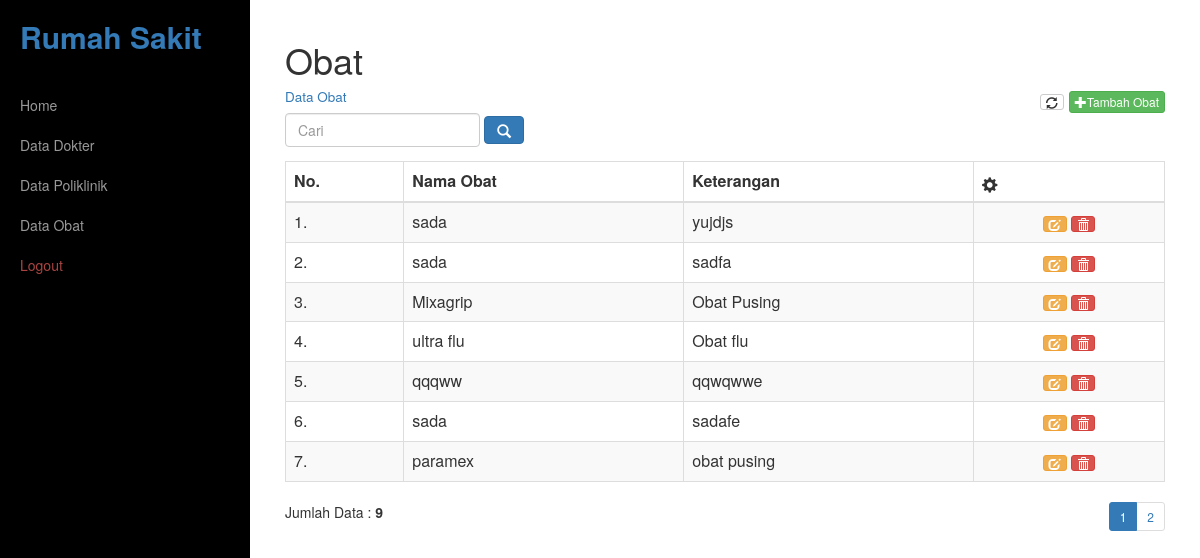
The page /obat/data.php (signed in) on the database its author committed.
### tables this page shows
CREATE TABLE `tb_obat` (
  `id_obat` varchar(50) NOT NULL,
  `nama_obat` varchar(200) NOT NULL,
  `ket_obat` text NOT NULL
);

### obat/data.php (the view)
<?php include_once('../_header.php');?>
    <div class="box">
        <h1>Obat</h1>
        <h4>
            <small class="text-primary">Data Obat</small>
            <div class="pull-right">
                <a href="" class="btn btn-default btn-xs"><i class="glyphicon glyphicon-refresh"></i></a>
                <a href="add.php" class="btn btn-success btn-xs"><i class="glyphicon glyphicon-plus"></i>Tambah Obat</a>
            </div>
        </h4>
        <div>
            <form action="" class="form-inline" method="post">
                <div class="form-group">
                    <input type="text" name="pencarian" class="form-control" placeholder="Cari">
                </div>
                <div class="form-group">
                    <button type="submit" class="btn btn-primary"><span class="glyphicon glyphicon-search" aria-hidden="true"></span></button>
                </div>
            </form>
        </div>
        <div class="table-responsive">
            <table class="table table-striped table-bordered table-hover">
                <thead>
                    <tr>
                        <th>No.</th>
                        <th>Nama Obat</th>
                        <th>Keterangan</th>
                        <th><i class="glyphicon glyphicon-cog "></i></th>
                    </tr>
                </thead>
                <tbody>
                <?php
                    $batas = 7;
                    $hal= @$_GET['hal'];
                    if(empty($hal)){
                        $posisi = 0;
                        $hal = 1;
                    }else{
                        $posisi = ($hal - 1 ) * $batas;
                    }
                    $no =1;
                    if($_SERVER['REQUEST_METHOD'] == "POST" ){
                        $pencarian= trim(mysqli_real_escape_string($con,$_POST['pencarian']));
                        if($pencarian != ''){
                            $sql = "SELECT * FROM tb_obat WHERE nama_obat LIKE '%$pencarian%'";
                            $query = $sql;
                            $queryJml=$sql;
                        }else{
                            $query="SELECT * FROM tb_obat LIMIT $posisi,$batas";
                            $queryJml="SELECT * FROM tb_obat ";
                            $no = $posisi + 1 ;
                        }
                    }else{
                        $query="SELECT * FROM tb_obat LIMIT $posisi,$batas";
                        $queryJml="SELECT * FROM tb_obat ";
                        $no = $posisi + 1 ;
                    }
                    $sql_obat = mysqli_query($con, $query) or die(mysqli_error($con));
                    if(mysqli_num_rows($sql_obat) > 0){
                        while($data = mysqli_fetch_array($sql_obat)){ ?>
                            <tr>
                                <td><?=$no++?>.</td>
                                <td><?=$data['nama_obat']?></td>
                                <td><?=$data['ket_obat']?></td>
                                <td class="text-center">
                                    <a href="edit.php?id=<?=$data['id_obat']?>" class="btn btn-warning btn-xs" ><i class="glyphicon glyphicon-edit"></i></a>
                                    <a href="del.php?id=<?=$data['id_obat']?>" onclick="return confirm('Apakah Anda yakin ingin menghapus data ?')" class="btn btn-danger btn-xs" ><i class="glyphicon glyphicon-trash"></i></a>
                                </td>
                            </tr>
                        <?php
                        }
                    }else{
                        echo "<tr><td colspan=\"4\" align=\"center\"> Data tidak di temukan. </td></tr>";
                    }
                    ?>
                </tbody>
            </table>
        </div>
        <?php
        if(@$_POST['pencarian']=='') { ?>
            <div style="float:left;">
                <?php
                $jml =mysqli_num_rows(mysqli_query($con,$queryJml));
                echo "Jumlah Data : <b>$jml</b>";
                ?>
            </div>
            <div style="float:right;">
                <ul class="pagination pagination-sm" style="margin:0">
                    <?php
                    $jml_hal = ceil($jml / $batas );
                    for($i=1; $i <= $jml_hal; $i++){
                        if($i != $hal){
                            echo "<li><a href=\"?hal=$i\">$i</a></li>";
                        }else{
                            echo "<li class=\"active\"><a>$i</a></li>";
                        }
                    }
                    ?>
                </ul>
            </div>
            <?php
        }else{
            echo "<div style=\"float:left;\">";
            $jml= mysqli_num_rows(mysqli_query($con,$queryJml));
            echo " Data Hasil Pencarian : <b>$jml</b>";
            echo "</div>";
        }
        ?>
    </div>
<?php include_once('../_footer.php');?>

### rows shown on the page
tb_obat: nama_obat "sada", ket_obat "yujdjs"
tb_obat: nama_obat "sada", ket_obat "sadfa"
tb_obat: nama_obat "Mixagrip", ket_obat "Obat Pusing"
tb_obat: nama_obat "ultra flu", ket_obat "Obat flu"
tb_obat: nama_obat "qqqww", ket_obat "qqwqwwe"
tb_obat: nama_obat "sada", ket_obat "sadafe"
tb_obat: nama_obat "paramex", ket_obat "obat pusing"

### other values the page prints
$jml "9"
